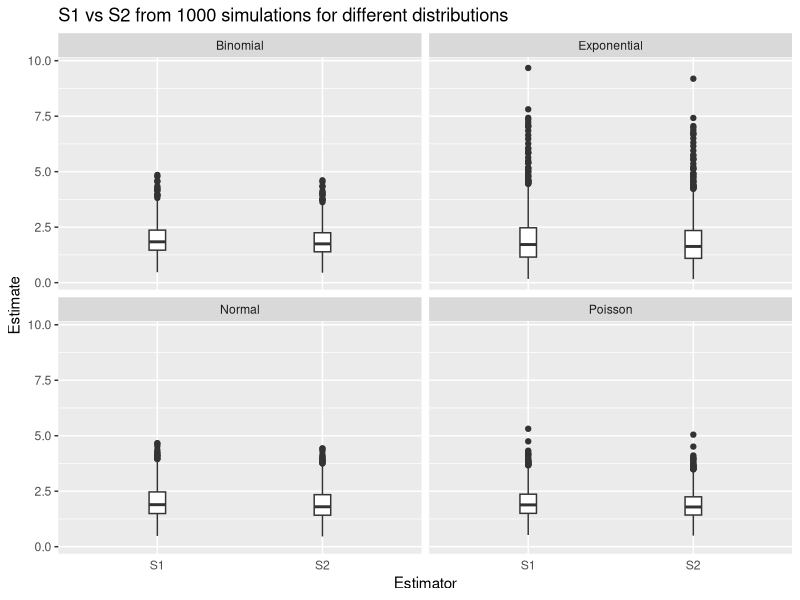
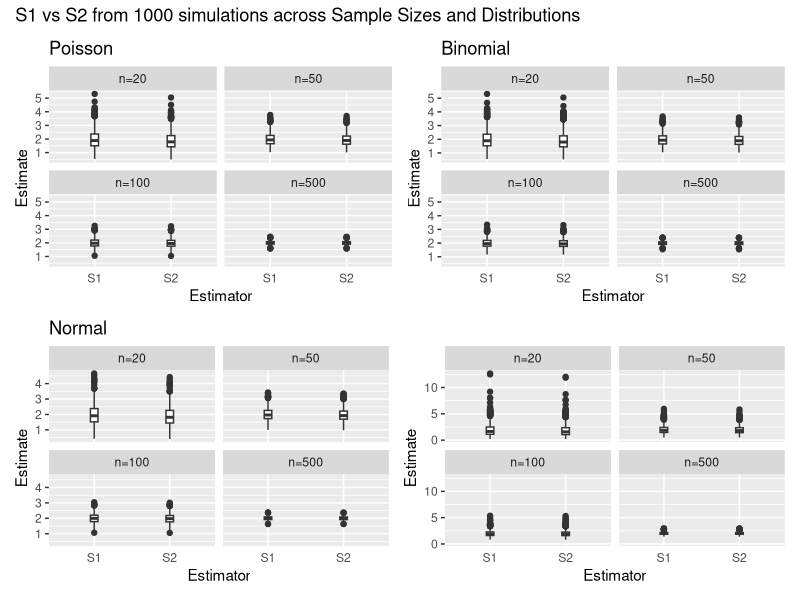
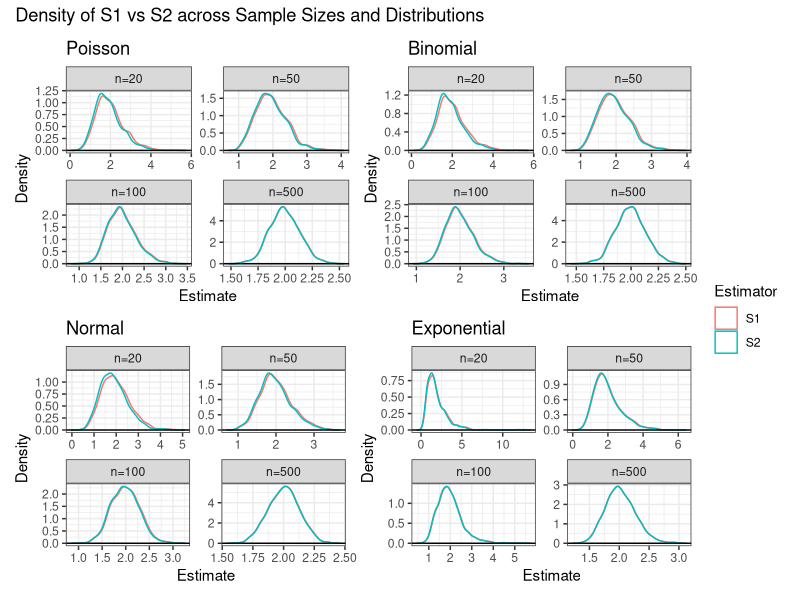
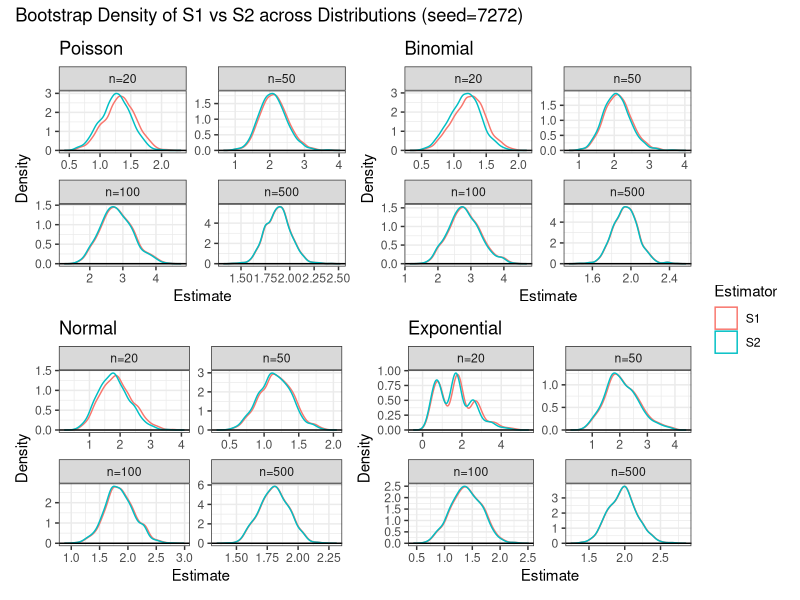
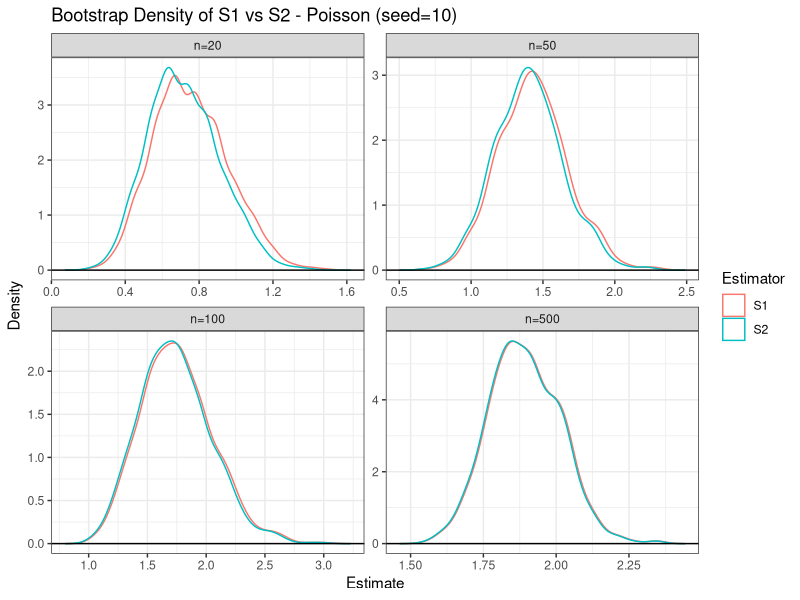
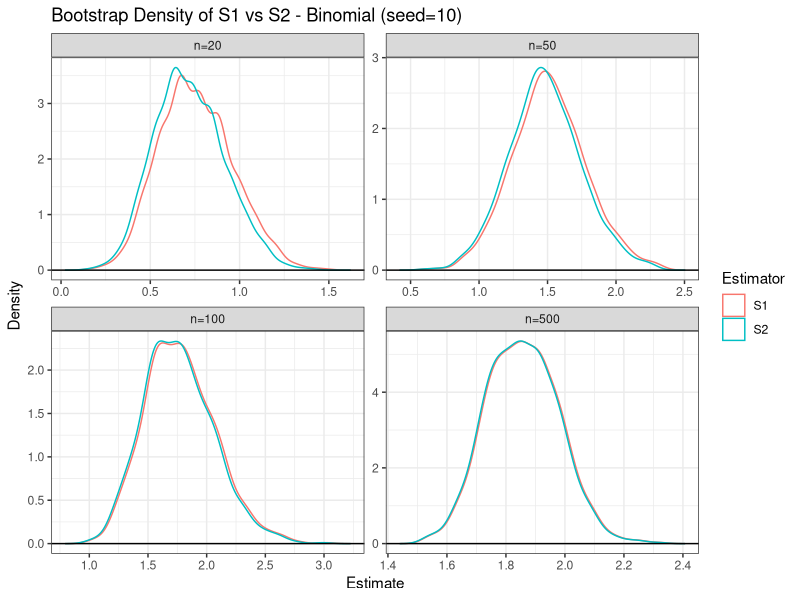
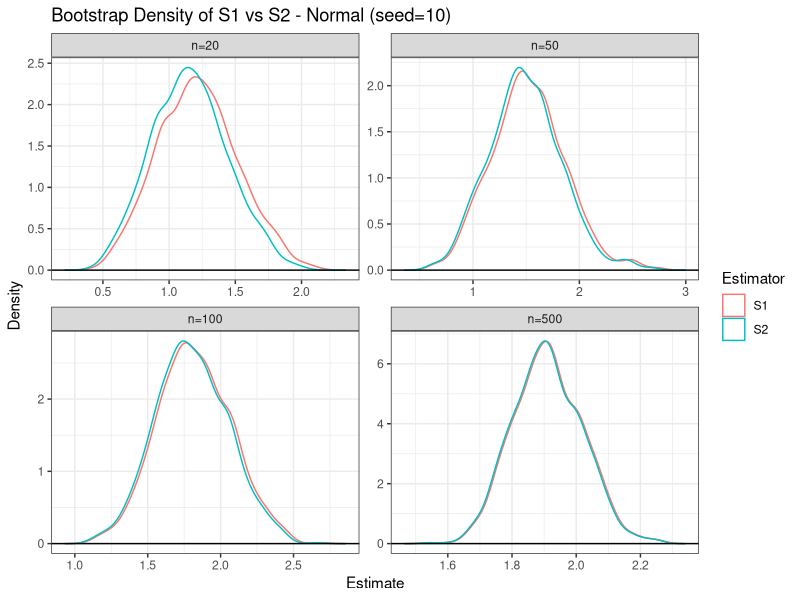
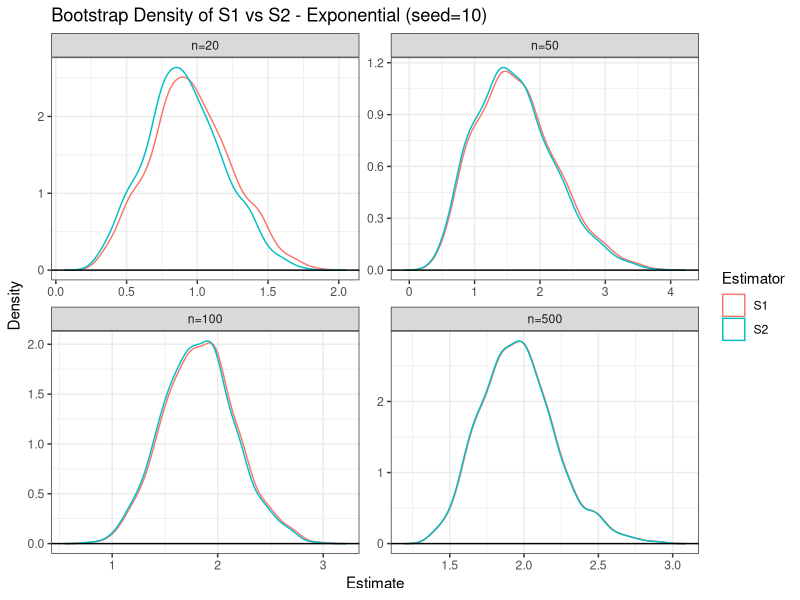

Reproduce these figures in R, in order.
## ---- chunk 1
#| echo: false

default_chunk_hook  <- knitr::knit_hooks$get("chunk")

latex_font_size <- c("Huge", "huge", "LARGE", "Large", 
                     "large", "normalsize", "small", 
                     "footnotesize", "scriptsize", "tiny")

knitr::knit_hooks$set(chunk = function(x, options) {
  x <- default_chunk_hook(x, options)
  if(options$size %in% latex_font_size) {
    paste0("\n \\", options$size, "\n\n", 
      x, 
      "\n\n \\normalsize"
    )
  } else {
    x
  }
})
## ---- chunk 2
#| label: load-packages
#| include: false
library(tidyverse)
library(patchwork)
## ---- chunk 3
set.seed(7272)

n.sims <- 1000
# sample size is 20
n <- 20

# Poisson
S1_pois <- rep(NA, n.sims)
S2_pois <- rep(NA, n.sims)

for(i in 1:n.sims){
  curr.sample <- rpois(n=n, lambda = 2)
  x_bar = mean(curr.sample)
  # don't need for (i in 1:n){Xi <- curr.sample[i] S1[i] <- (1/(n - 1)) * sum((Xi - x_bar)^2) S2[i] <- 1/n * sum((Xi - x_bar)^2)}, because it's vectorized.
  S1_pois[i] <- sum((curr.sample - x_bar)^2) / (n - 1)
  S2_pois[i] <- sum((curr.sample - x_bar)^2) / n
  }

# Binomial
p <- (5-sqrt(21))/10

S1_binom <- rep(NA, n.sims)
S2_binom <- rep(NA, n.sims)

for(i in 1:n.sims){
  curr.sample <- rbinom(n = n, size = 50, prob = p)
  x_bar <- mean(curr.sample)
  S1_binom[i] <- sum((curr.sample - x_bar)^2) / (n - 1)
  S2_binom[i] <- sum((curr.sample - x_bar)^2) / n
}

# Normal
S1_norm <- rep(NA, n.sims)
S2_norm <- rep(NA, n.sims)

for(i in 1:n.sims){
  curr.sample <- rnorm(n = n, mean = 0, sd = sqrt(2))
  x_bar <- mean(curr.sample)
  S1_norm[i] <- sum((curr.sample - x_bar)^2) / (n - 1)
  S2_norm[i] <- sum((curr.sample - x_bar)^2) / n
}

# Exponential
S1_exp <- rep(NA, n.sims)
S2_exp <- rep(NA, n.sims)

for(i in 1:n.sims){
  curr.sample <- rexp(n = n, rate = 1/sqrt(2))
  x_bar <- mean(curr.sample)
  S1_exp[i] <- sum((curr.sample - x_bar)^2) / (n - 1)
  S2_exp[i] <- sum((curr.sample - x_bar)^2) / n
}
## ---- chunk 4
raw <- tibble(
  Estimator= rep(c("S1", "S2"), each = 1000, times = 4),
  Distribution= rep(c("Poisson", "Binomial", "Normal", "Exponential"), 
                   each = 2000),
  Estimate=c(S1_pois, S2_pois, S1_binom, S2_binom, 
              S1_norm, S2_norm, S1_exp, S2_exp)
)

ggplot(raw) +
  geom_boxplot(aes(x = Estimator,
                   y= Estimate),
               width = 0.1) +
  ggtitle("S1 vs S2 from 1000 simulations for different distributions") +
  theme(axis.ticks.x = element_blank()) +
  facet_wrap(~ Distribution) 
## ---- chunk 5
# results.S1 <- tibble(
#   Distribution = c("Poisson", "Binomial", "Normal", "Exponential"),
#   Bias = c(
#     mean(S1_pois) - 2,
#     mean(S1_binom) - 2,
#     mean(S1_norm) - 2,
#     mean(S1_exp) - 2
#   ),
#   Variance = c(
#     var(S1_pois),
#     var(S1_binom),
#     var(S1_norm),
#     var(S1_exp)
#   ),
#   Precision = c(
#     1/var(S1_pois),
#     1/var(S1_bin),
#     1/var(S1_norm),
#     1/var(S1_exp)
#   ),
#   MSE = c(
#     (mean(S1_pois) - 2)^2 + var(S1_pois),
#     (mean(S1_bin) - 2)^2 + var(S1_bin),
#     (mean(S1_norm) - 2)^2 + var(S1_norm),
#     (mean(S1_exp) - 2)^2 + var(S1_exp)
#   )
# )

results <- tibble(
  Distribution = rep(c("Poisson", "Binomial", "Normal", "Exponential"), each = 2),
  Estimator = rep(c("S1", "S2"), times = 4),
  Bias = c(
    mean(S1_pois) - 2, mean(S2_pois) - 2,
    mean(S1_binom)  - 2, mean(S2_binom)  - 2,
    mean(S1_norm) - 2, mean(S2_norm) - 2,
    mean(S1_exp)  - 2, mean(S2_exp)  - 2
  ),
  Variance = c(
    var(S1_pois), var(S2_pois),
    var(S1_binom),  var(S2_binom),
    var(S1_norm), var(S2_norm),
    var(S1_exp),  var(S2_exp)
  ),
  Precision = 1 / Variance,
  MSE = Bias^2 + Variance
)
## ---- chunk 6
# ggplot(results, aes(x = Estimator, y = Bias, fill = Estimator)) +
#   geom_col() +
#   facet_wrap(~ Distribution) +
#   labs(title = "Bias")
## ---- chunk 7
#| echo: false
results |> knitr::kable(digits = 2)
## ---- chunk 8
set.seed(7272)

n.sims <- 1000
ss <- c(20, 50, 100, 500)

S1_pois <- list()
S2_pois <- list()

for(n in ss){
  S1 <- rep(NA, n.sims)
  S2 <- rep(NA, n.sims)
  for(i in 1:n.sims){
    curr.sample <- rpois(n = n, lambda = 2)
    x_bar <- mean(curr.sample)
    S1[i] <- sum((curr.sample - x_bar)^2) / (n - 1)
    S2[i] <- sum((curr.sample - x_bar)^2) / n
  }
  # convert number to string to use as a name
  S1_pois[[as.character(n)]] <- S1
  S2_pois[[as.character(n)]] <- S2
}

# raw data 
raw_pois <- tibble(
  Estimator = rep(c("S1", "S2"), each = 1000, times = 4),
  # so that they're in order
  n = factor(rep(c("n=20", "n=50", "n=100", "n=500"), each = 2000),
            levels = c("n=20", "n=50", "n=100", "n=500")),
  Estimate = c(S1_pois[["20"]], S2_pois[["20"]],
              S1_pois[["50"]], S2_pois[["50"]],
              S1_pois[["100"]], S2_pois[["100"]],
              S1_pois[["500"]], S2_pois[["500"]])
)
# summary 
results_pois <- tibble(
  n = rep(c(20, 50, 100, 500), each=2),
  Estimator = rep(c("S1", "S2"), times = 4),
  Bias = c(
    mean(S1_pois[["20"]]) - 2, mean(S2_pois[["20"]]) - 2,
    mean(S1_pois[["50"]]) - 2, mean(S2_pois[["50"]]) - 2,
    mean(S1_pois[["100"]]) - 2, mean(S2_pois[["100"]]) - 2,
    mean(S1_pois[["500"]]) - 2, mean(S2_pois[["500"]]) - 2
  ),
  Variance = c(
    var(S1_pois[["20"]]),  var(S2_pois[["20"]]),
    var(S1_pois[["50"]]),  var(S2_pois[["50"]]),
    var(S1_pois[["100"]]), var(S2_pois[["100"]]),
    var(S1_pois[["500"]]), var(S2_pois[["500"]])
  ),
  Precision = 1 / Variance,
  MSE = Bias^2 + Variance)

# table
results_pois |> knitr::kable(digits = 2)

# plot
p_pois2 = ggplot(raw_pois) +
  geom_boxplot(aes(x = Estimator,
                   y= Estimate),
               width = 0.1) +
  ggtitle("Poisson") +
  theme(axis.ticks.x = element_blank()) +
  facet_wrap(~ n) 

## ---- chunk 9
set.seed(7272)

S1_binom <- list()
S2_binom <- list()

for(n in ss){
  S1 <- rep(NA, n.sims)
  S2 <- rep(NA, n.sims)
  for(i in 1:n.sims){
    curr.sample <- curr.sample <- rbinom(n = n, size = 50, prob = p)
    x_bar <- mean(curr.sample)
    S1[i] <- sum((curr.sample - x_bar)^2) / (n - 1)
    S2[i] <- sum((curr.sample - x_bar)^2) / n
  }
  S1_binom[[as.character(n)]] <- S1
  S2_binom[[as.character(n)]] <- S2
}

# raw data 
raw_binom <- tibble(
  Estimator = rep(c("S1", "S2"), each = 1000, times = 4),
  n = factor(rep(c("n=20", "n=50", "n=100", "n=500"), each = 2000),
            levels = c("n=20", "n=50", "n=100", "n=500")),
  Estimate = c(S1_binom[["20"]], S2_binom[["20"]],
              S1_binom[["50"]], S2_binom[["50"]],
              S1_binom[["100"]], S2_binom[["100"]],
              S1_binom[["500"]], S2_binom[["500"]])
)
# summary 
results_binom <- tibble(
  n = rep(c(20, 50, 100, 500), each=2),
  Estimator = rep(c("S1", "S2"), times = 4),
  Bias = c(
    mean(S1_binom[["20"]]) - 2, mean(S2_binom[["20"]]) - 2,
    mean(S1_binom[["50"]]) - 2, mean(S2_binom[["50"]]) - 2,
    mean(S1_binom[["100"]]) - 2, mean(S2_binom[["100"]]) - 2,
    mean(S1_binom[["500"]]) - 2, mean(S2_binom[["500"]]) - 2
  ),
  Variance = c(
    var(S1_binom[["20"]]),  var(S2_binom[["20"]]),
    var(S1_binom[["50"]]),  var(S2_binom[["50"]]),
    var(S1_binom[["100"]]), var(S2_binom[["100"]]),
    var(S1_binom[["500"]]), var(S2_binom[["500"]])
  ),
  Precision = 1 / Variance,
  MSE = Bias^2 + Variance)

# table
results_binom |> knitr::kable(digits = 2)

# plot
p_binom2 = ggplot(raw_binom) +
  geom_boxplot(aes(x = Estimator,
                   y= Estimate),
               width = 0.1) +
  ggtitle("Binomial") +
  theme(axis.ticks.x = element_blank()) +
  facet_wrap(~ n) 
## ---- chunk 10
set.seed(7272)

S1_norm <- list()
S2_norm <- list()

for(n in ss){
  S1 <- rep(NA, n.sims)
  S2 <- rep(NA, n.sims)
  for(i in 1:n.sims){
    curr.sample <- rnorm(n = n, mean = 0, sd = sqrt(2))
    x_bar <- mean(curr.sample)
    S1[i] <- sum((curr.sample - x_bar)^2) / (n - 1)
    S2[i] <- sum((curr.sample - x_bar)^2) / n
  }
  S1_norm[[as.character(n)]] <- S1
  S2_norm[[as.character(n)]] <- S2
}

# raw data 
raw_norm <- tibble(
  Estimator = rep(c("S1", "S2"), each = 1000, times = 4),
  n = factor(rep(c("n=20", "n=50", "n=100", "n=500"), each = 2000),
            levels = c("n=20", "n=50", "n=100", "n=500")),
  Estimate = c(S1_norm[["20"]], S2_norm[["20"]],
              S1_norm[["50"]], S2_norm[["50"]],
              S1_norm[["100"]], S2_norm[["100"]],
              S1_norm[["500"]], S2_norm[["500"]])
)
# summary 
results_norm <- tibble(
  n = rep(c(20, 50, 100, 500), each=2),
  Estimator = rep(c("S1", "S2"), times = 4),
  Bias = c(
    mean(S1_norm[["20"]]) - 2, mean(S2_norm[["20"]]) - 2,
    mean(S1_norm[["50"]]) - 2, mean(S2_norm[["50"]]) - 2,
    mean(S1_norm[["100"]]) - 2, mean(S2_norm[["100"]]) - 2,
    mean(S1_norm[["500"]]) - 2, mean(S2_norm[["500"]]) - 2
  ),
  Variance = c(
    var(S1_norm[["20"]]),  var(S2_norm[["20"]]),
    var(S1_norm[["50"]]),  var(S2_norm[["50"]]),
    var(S1_norm[["100"]]), var(S2_norm[["100"]]),
    var(S1_norm[["500"]]), var(S2_norm[["500"]])
  ),
  Precision = 1 / Variance,
  MSE = Bias^2 + Variance)

# table
results_norm |> knitr::kable(digits = 2)

# plot
p_norm2 = ggplot(raw_norm) +
  geom_boxplot(aes(x = Estimator,
                   y= Estimate),
               width = 0.1) +
  ggtitle("Normal") +
  theme(axis.ticks.x = element_blank()) +
  facet_wrap(~ n) 
## ---- chunk 11
set.seed(7272)

S1_exp <- list()
S2_exp <- list()

for(n in ss){
  S1 <- rep(NA, n.sims)
  S2 <- rep(NA, n.sims)
  for(i in 1:n.sims){
    curr.sample <- rexp(n = n, rate = 1/sqrt(2))
    x_bar <- mean(curr.sample)
    S1[i] <- sum((curr.sample - x_bar)^2) / (n - 1)
    S2[i] <- sum((curr.sample - x_bar)^2) / n
  }
  S1_exp[[as.character(n)]] <- S1
  S2_exp[[as.character(n)]] <- S2
}

# raw data 
raw_exp <- tibble(
  Estimator = rep(c("S1", "S2"), each = 1000, times = 4),
  n = factor(rep(c("n=20", "n=50", "n=100", "n=500"), each = 2000),
            levels = c("n=20", "n=50", "n=100", "n=500")),
  Estimate = c(S1_exp[["20"]], S2_exp[["20"]],
              S1_exp[["50"]], S2_exp[["50"]],
              S1_exp[["100"]], S2_exp[["100"]],
              S1_exp[["500"]], S2_exp[["500"]])
)
# summary 
results_exp <- tibble(
  n = rep(c(20, 50, 100, 500), each=2),
  Estimator = rep(c("S1", "S2"), times = 4),
  Bias = c(
    mean(S1_exp[["20"]]) - 2, mean(S2_exp[["20"]]) - 2,
    mean(S1_exp[["50"]]) - 2, mean(S2_exp[["50"]]) - 2,
    mean(S1_exp[["100"]]) - 2, mean(S2_exp[["100"]]) - 2,
    mean(S1_exp[["500"]]) - 2, mean(S2_exp[["500"]]) - 2
  ),
  Variance = c(
    var(S1_exp[["20"]]),  var(S2_exp[["20"]]),
    var(S1_exp[["50"]]),  var(S2_exp[["50"]]),
    var(S1_exp[["100"]]), var(S2_exp[["100"]]),
    var(S1_exp[["500"]]), var(S2_exp[["500"]])
  ),
  Precision = 1 / Variance,
  MSE = Bias^2 + Variance)

# table
results_exp |> knitr::kable(digits = 2)

# plot
p_exp2 = ggplot(raw_exp) +
  geom_boxplot(aes(x = Estimator,
                   y= Estimate),
               width = 0.1) +
  ggtitle("") +
  theme(axis.ticks.x = element_blank()) +
  facet_wrap(~ n) 
## ---- chunk 12
#| fig.width: 10
#| fig.height: 8
#| out.width: "100%"

(p_pois2 + p_binom2) / (p_norm2 + p_exp2) +
  plot_annotation(title = "S1 vs S2 from 1000 simulations across Sample Sizes and Distributions") +
  plot_layout(guides = "collect")
## ---- chunk 13
# n20.s1 <- tibble(
#   Poisson = raw_pois[raw_pois[raw_pois$n == "n=20" & raw_pois$Estimator == "S1"]],
#   Binomial = raw_binom[raw_binom[raw_binom$n == "n=20" & raw_binom$Estimator == "S1"]],
# )

set.seed(7272)
library(ggridges)

# raw_all <- bind_rows(
#   raw_pois |> mutate(Distribution = "Poisson"),
#   raw_binom |> mutate(Distribution = "Binomial"),
#   raw_norm |> mutate(Distribution = "Normal"),
#   raw_exp |> mutate(Distribution = "Exponential")
# )

# # S1
# raw_all |>
#   filter(Estimator == "S1") |>
#   ggplot(aes(x=Estimate, color = Distribution)) +
#   geom_density() +
#   facet_wrap(~ n) +
#   xlab("Estimate") +
#   ylab("Density") +
#   ggtitle("Sampling Distribution of S1 across sample sizes and distributions")

# poisson
# raw_pois |>
#       filter(Estimator == "S1") |>
#       ggplot(aes(x=Estimate, color = n)) +
#       geom_density() +
#       xlab("S1") +
#       ylab("Density") +
#       ggtitle("Poisson")

# poisson

p_pois1 = ggplot(raw_pois) +
  geom_density_ridges(aes(x = Estimate, y=0, color=`Estimator`), fill=NA) +
  geom_hline(yintercept = 0) +
  ggtitle("Poisson") +
  # lets each facet panel have its own x and y axes instead of forcing them to share the same range
  facet_wrap(~ n, scales = "free") +
  ylab("Density") +
  theme_bw()
  
# binomial
p_binom1 = ggplot(raw_binom) +
  geom_density_ridges(aes(x = Estimate, y=0, color=`Estimator`), fill=NA) +
  geom_hline(yintercept = 0) +
  ggtitle("Binomial") +
  facet_wrap(~ n, scales = "free") +
  ylab("Density") +
  theme_bw()

# normal
p_norm1 = ggplot(raw_norm) +
  geom_density_ridges(aes(x = Estimate, y=0, color=`Estimator`), fill=NA) +
  geom_hline(yintercept = 0) +
  ggtitle("Normal") +
  facet_wrap(~ n, scales = "free") +
  ylab("Density") +
  theme_bw()

# Exponential
p_exp1 = ggplot(raw_exp) +
  geom_density_ridges(aes(x = Estimate, y=0, color=`Estimator`), fill=NA) +
  geom_hline(yintercept = 0) +
  ggtitle("Exponential") +
  facet_wrap(~ n, scales = "free") +
  ylab("Density") +
  theme_bw()
## ---- chunk 14
#| fig.width: 10
#| fig.height: 8
#| out.width: "100%"

(p_pois1 + p_binom1) / (p_norm1 + p_exp1) +
  plot_annotation(title = "Density of S1 vs S2 across Sample Sizes and Distributions") +
  plot_layout(guides = "collect")
## ---- chunk 15
set.seed(7272)

# poisson
one_pois <- list()
S1_pois_b <- list()
S2_pois_b <- list()
S1 <- rep(NA, n.sims)
S2 <- rep(NA, n.sims)

for(n in ss){
  # take 1 random sample of different sizes
  one_pois[[as.character(n)]] <- rpois(n = n, lambda = 2)
  for(i in 1:n.sims){
    curr.sample <- sample(one_pois[[as.character(n)]], size = n, replace = TRUE)
    x_bar <- mean(curr.sample)
    S1[i] <- sum((curr.sample - x_bar)^2) / (n - 1)
    S2[i] <- sum((curr.sample - x_bar)^2) / n
  }
  S1_pois_b[[as.character(n)]] <- S1
  S2_pois_b[[as.character(n)]] <- S2
}

raw_b_pois <- tibble(
  Estimator = rep(c("S1", "S2"), each = 1000, times = 4),
  n = factor(rep(c("n=20", "n=50", "n=100", "n=500"), each = 2000),
             levels = c("n=20", "n=50", "n=100", "n=500")),
  Estimate = c(S1_pois_b[["20"]], S2_pois_b[["20"]],
               S1_pois_b[["50"]], S2_pois_b[["50"]],
               S1_pois_b[["100"]], S2_pois_b[["100"]],
               S1_pois_b[["500"]], S2_pois_b[["500"]])
)

p_pois = ggplot(raw_b_pois) +
  geom_density_ridges(aes(x = Estimate, y = 0, color = Estimator), fill = NA) +
  geom_hline(yintercept = 0) +
  ggtitle("Poisson") +
  facet_wrap(~ n, scales = "free") +
  ylab("Density") + 
  theme_bw()
## ---- chunk 16
set.seed(7272)

one_binom <- list()
S1_binom_b <- list()
S2_binom_b <- list()
S1 <- rep(NA, n.sims)
S2 <- rep(NA, n.sims)

for(n in ss){
  one_binom[[as.character(n)]] <- rbinom(n = n, size = 50, prob = p)
  for(i in 1:n.sims){
    curr.sample <- sample(one_binom[[as.character(n)]], size = n, replace = TRUE)
    x_bar <- mean(curr.sample)
    S1[i] <- sum((curr.sample - x_bar)^2) / (n - 1)
    S2[i] <- sum((curr.sample - x_bar)^2) / n
  }
  S1_binom_b[[as.character(n)]] <- S1
  S2_binom_b[[as.character(n)]] <- S2
}

raw_b_binom <- tibble(
  Estimator = rep(c("S1", "S2"), each = 1000, times = 4),
  n = factor(rep(c("n=20", "n=50", "n=100", "n=500"), each = 2000),
             levels = c("n=20", "n=50", "n=100", "n=500")),
  Estimate = c(S1_binom_b[["20"]], S2_binom_b[["20"]],
               S1_binom_b[["50"]], S2_binom_b[["50"]],
               S1_binom_b[["100"]], S2_binom_b[["100"]],
               S1_binom_b[["500"]], S2_binom_b[["500"]])
)

p_binom = ggplot(raw_b_binom) +
  geom_density_ridges(aes(x = Estimate, y = 0, color = Estimator), fill = NA) +
  geom_hline(yintercept = 0) +
  ggtitle("Binomial") +
  facet_wrap(~ n, scales = "free") +
  ylab("Density") + 
  theme_bw()
## ---- chunk 17
set.seed(7272)

one_norm <- list()
S1_norm_b <- list()
S2_norm_b <- list()
S1 <- rep(NA, n.sims)
S2 <- rep(NA, n.sims)

for(n in ss){
  one_norm[[as.character(n)]] <- rnorm(n = n, mean = 0, sd = sqrt(2))
  for(i in 1:n.sims){
    curr.sample <- sample(one_norm[[as.character(n)]], size = n, replace = TRUE)
    x_bar <- mean(curr.sample)
    S1[i] <- sum((curr.sample - x_bar)^2) / (n - 1)
    S2[i] <- sum((curr.sample - x_bar)^2) / n
  }
  S1_norm_b[[as.character(n)]] <- S1
  S2_norm_b[[as.character(n)]] <- S2
}

raw_b_norm <- tibble(
  Estimator = rep(c("S1", "S2"), each = 1000, times = 4),
  n = factor(rep(c("n=20", "n=50", "n=100", "n=500"), each = 2000),
             levels = c("n=20", "n=50", "n=100", "n=500")),
  Estimate = c(S1_norm_b[["20"]], S2_norm_b[["20"]],
               S1_norm_b[["50"]], S2_norm_b[["50"]],
               S1_norm_b[["100"]], S2_norm_b[["100"]],
               S1_norm_b[["500"]], S2_norm_b[["500"]])
)

p_norm = ggplot(raw_b_norm) +
  geom_density_ridges(aes(x = Estimate, y = 0, color = Estimator), fill = NA) +
  geom_hline(yintercept = 0) +
  ggtitle("Normal") +
  facet_wrap(~ n, scales = "free") +
  ylab("Density") + 
  theme_bw()
## ---- chunk 18
set.seed(7272)

one_exp <- list()
S1_exp_b <- list()
S2_exp_b <- list()
S1 <- rep(NA, n.sims)
S2 <- rep(NA, n.sims)

for(n in ss){
  one_exp[[as.character(n)]] <- rexp(n = n, rate = 1/sqrt(2))
  for(i in 1:n.sims){
    curr.sample <- sample(one_exp[[as.character(n)]], size = n, replace = TRUE)
    x_bar <- mean(curr.sample)
    S1[i] <- sum((curr.sample - x_bar)^2) / (n - 1)
    S2[i] <- sum((curr.sample - x_bar)^2) / n
  }
  S1_exp_b[[as.character(n)]] <- S1
  S2_exp_b[[as.character(n)]] <- S2
}

raw_b_exp <- tibble(
  Estimator = rep(c("S1", "S2"), each = 1000, times = 4),
  n = factor(rep(c("n=20", "n=50", "n=100", "n=500"), each = 2000),
             levels = c("n=20", "n=50", "n=100", "n=500")),
  Estimate = c(S1_exp_b[["20"]], S2_exp_b[["20"]],
               S1_exp_b[["50"]], S2_exp_b[["50"]],
               S1_exp_b[["100"]], S2_exp_b[["100"]],
               S1_exp_b[["500"]], S2_exp_b[["500"]])
)

p_exp = ggplot(raw_b_exp) +
  geom_density_ridges(aes(x = Estimate, y = 0, color = Estimator), fill = NA) +
  geom_hline(yintercept = 0) +
  ggtitle("Exponential") +
  facet_wrap(~ n, scales = "free") +
  ylab("Density") + 
  theme_bw()

## ---- chunk 19
#| fig.width: 10
#| fig.height: 8
#| out.width: "100%"

(p_pois + p_binom) / (p_norm + p_exp) +
  plot_annotation(title = "Bootstrap Density of S1 vs S2 across Distributions (seed=7272)") +
  plot_layout(guides = "collect")
## ---- chunk 20
set.seed(10)

# poisson
one_pois <- list()
S1_pois_b <- list()
S2_pois_b <- list()
S1 <- rep(NA, n.sims)
S2 <- rep(NA, n.sims)

for(n in ss){
  # take 1 random sample of different sizes
  one_pois[[as.character(n)]] <- rpois(n = n, lambda = 2)
  for(i in 1:n.sims){
    curr.sample <- sample(one_pois[[as.character(n)]], size = n, replace = TRUE)
    x_bar <- mean(curr.sample)
    S1[i] <- sum((curr.sample - x_bar)^2) / (n - 1)
    S2[i] <- sum((curr.sample - x_bar)^2) / n
  }
  S1_pois_b[[as.character(n)]] <- S1
  S2_pois_b[[as.character(n)]] <- S2
}

raw_b_pois <- tibble(
  Estimator = rep(c("S1", "S2"), each = 1000, times = 4),
  n = factor(rep(c("n=20", "n=50", "n=100", "n=500"), each = 2000),
             levels = c("n=20", "n=50", "n=100", "n=500")),
  Estimate = c(S1_pois_b[["20"]], S2_pois_b[["20"]],
               S1_pois_b[["50"]], S2_pois_b[["50"]],
               S1_pois_b[["100"]], S2_pois_b[["100"]],
               S1_pois_b[["500"]], S2_pois_b[["500"]])
)

ggplot(raw_b_pois) +
  geom_density_ridges(aes(x = Estimate, y = 0, color = Estimator), fill = NA) +
  geom_hline(yintercept = 0) +
  ggtitle("Bootstrap Density of S1 vs S2 - Poisson (seed=10)") +
  facet_wrap(~ n, scales = "free") +
  ylab("Density") + 
  theme_bw()
## ---- chunk 21
set.seed(10)

one_binom <- list()
S1_binom_b <- list()
S2_binom_b <- list()
S1 <- rep(NA, n.sims)
S2 <- rep(NA, n.sims)

for(n in ss){
  one_binom[[as.character(n)]] <- rbinom(n = n, size = 50, prob = p)
  for(i in 1:n.sims){
    curr.sample <- sample(one_binom[[as.character(n)]], size = n, replace = TRUE)
    x_bar <- mean(curr.sample)
    S1[i] <- sum((curr.sample - x_bar)^2) / (n - 1)
    S2[i] <- sum((curr.sample - x_bar)^2) / n
  }
  S1_binom_b[[as.character(n)]] <- S1
  S2_binom_b[[as.character(n)]] <- S2
}

raw_b_binom <- tibble(
  Estimator = rep(c("S1", "S2"), each = 1000, times = 4),
  n = factor(rep(c("n=20", "n=50", "n=100", "n=500"), each = 2000),
             levels = c("n=20", "n=50", "n=100", "n=500")),
  Estimate = c(S1_binom_b[["20"]], S2_binom_b[["20"]],
               S1_binom_b[["50"]], S2_binom_b[["50"]],
               S1_binom_b[["100"]], S2_binom_b[["100"]],
               S1_binom_b[["500"]], S2_binom_b[["500"]])
)

ggplot(raw_b_binom) +
  geom_density_ridges(aes(x = Estimate, y = 0, color = Estimator), fill = NA) +
  geom_hline(yintercept = 0) +
  ggtitle("Bootstrap Density of S1 vs S2 - Binomial (seed=10)") +
  facet_wrap(~ n, scales = "free") +
  ylab("Density") + 
  theme_bw()
## ---- chunk 22
set.seed(10)

one_norm <- list()
S1_norm_b <- list()
S2_norm_b <- list()
S1 <- rep(NA, n.sims)
S2 <- rep(NA, n.sims)

for(n in ss){
  one_norm[[as.character(n)]] <- rnorm(n = n, mean = 0, sd = sqrt(2))
  for(i in 1:n.sims){
    curr.sample <- sample(one_norm[[as.character(n)]], size = n, replace = TRUE)
    x_bar <- mean(curr.sample)
    S1[i] <- sum((curr.sample - x_bar)^2) / (n - 1)
    S2[i] <- sum((curr.sample - x_bar)^2) / n
  }
  S1_norm_b[[as.character(n)]] <- S1
  S2_norm_b[[as.character(n)]] <- S2
}

raw_b_norm <- tibble(
  Estimator = rep(c("S1", "S2"), each = 1000, times = 4),
  n = factor(rep(c("n=20", "n=50", "n=100", "n=500"), each = 2000),
             levels = c("n=20", "n=50", "n=100", "n=500")),
  Estimate = c(S1_norm_b[["20"]], S2_norm_b[["20"]],
               S1_norm_b[["50"]], S2_norm_b[["50"]],
               S1_norm_b[["100"]], S2_norm_b[["100"]],
               S1_norm_b[["500"]], S2_norm_b[["500"]])
)

ggplot(raw_b_norm) +
  geom_density_ridges(aes(x = Estimate, y = 0, color = Estimator), fill = NA) +
  geom_hline(yintercept = 0) +
  ggtitle("Bootstrap Density of S1 vs S2 - Normal (seed=10)") +
  facet_wrap(~ n, scales = "free") +
  ylab("Density") + 
  theme_bw()
## ---- chunk 23
set.seed(10)

one_exp <- list()
S1_exp_b <- list()
S2_exp_b <- list()
S1 <- rep(NA, n.sims)
S2 <- rep(NA, n.sims)

for(n in ss){
  one_exp[[as.character(n)]] <- rexp(n = n, rate = 1/sqrt(2))
  for(i in 1:n.sims){
    curr.sample <- sample(one_exp[[as.character(n)]], size = n, replace = TRUE)
    x_bar <- mean(curr.sample)
    S1[i] <- sum((curr.sample - x_bar)^2) / (n - 1)
    S2[i] <- sum((curr.sample - x_bar)^2) / n
  }
  S1_exp_b[[as.character(n)]] <- S1
  S2_exp_b[[as.character(n)]] <- S2
}

raw_b_exp <- tibble(
  Estimator = rep(c("S1", "S2"), each = 1000, times = 4),
  n = factor(rep(c("n=20", "n=50", "n=100", "n=500"), each = 2000),
             levels = c("n=20", "n=50", "n=100", "n=500")),
  Estimate = c(S1_exp_b[["20"]], S2_exp_b[["20"]],
               S1_exp_b[["50"]], S2_exp_b[["50"]],
               S1_exp_b[["100"]], S2_exp_b[["100"]],
               S1_exp_b[["500"]], S2_exp_b[["500"]])
)

ggplot(raw_b_exp) +
  geom_density_ridges(aes(x = Estimate, y = 0, color = Estimator), fill = NA) +
  geom_hline(yintercept = 0) +
  ggtitle("Bootstrap Density of S1 vs S2 - Exponential (seed=10)") +
  facet_wrap(~ n, scales = "free") +
  ylab("Density") + 
  theme_bw()

## ---- chunk 24
set.seed(99999)

# poisson
one_pois <- list()
S1_pois_b <- list()
S2_pois_b <- list()
S1 <- rep(NA, n.sims)
S2 <- rep(NA, n.sims)

for(n in ss){
  # take 1 random sample of different sizes
  one_pois[[as.character(n)]] <- rpois(n = n, lambda = 2)
  for(i in 1:n.sims){
    curr.sample <- sample(one_pois[[as.character(n)]], size = n, replace = TRUE)
    x_bar <- mean(curr.sample)
    S1[i] <- sum((curr.sample - x_bar)^2) / (n - 1)
    S2[i] <- sum((curr.sample - x_bar)^2) / n
  }
  S1_pois_b[[as.character(n)]] <- S1
  S2_pois_b[[as.character(n)]] <- S2
}

raw_b_pois <- tibble(
  Estimator = rep(c("S1", "S2"), each = 1000, times = 4),
  n = factor(rep(c("n=20", "n=50", "n=100", "n=500"), each = 2000),
             levels = c("n=20", "n=50", "n=100", "n=500")),
  Estimate = c(S1_pois_b[["20"]], S2_pois_b[["20"]],
               S1_pois_b[["50"]], S2_pois_b[["50"]],
               S1_pois_b[["100"]], S2_pois_b[["100"]],
               S1_pois_b[["500"]], S2_pois_b[["500"]])
)

ggplot(raw_b_pois) +
  geom_density_ridges(aes(x = Estimate, y = 0, color = Estimator), fill = NA) +
  geom_hline(yintercept = 0) +
  ggtitle("Bootstrap Density of S1 vs S2 - Poisson (seed=9999)") +
  facet_wrap(~ n, scales = "free") +
  ylab("Density") + 
  theme_bw()
## ---- chunk 25
set.seed(99999)

one_binom <- list()
S1_binom_b <- list()
S2_binom_b <- list()
S1 <- rep(NA, n.sims)
S2 <- rep(NA, n.sims)

for(n in ss){
  one_binom[[as.character(n)]] <- rbinom(n = n, size = 50, prob = p)
  for(i in 1:n.sims){
    curr.sample <- sample(one_binom[[as.character(n)]], size = n, replace = TRUE)
    x_bar <- mean(curr.sample)
    S1[i] <- sum((curr.sample - x_bar)^2) / (n - 1)
    S2[i] <- sum((curr.sample - x_bar)^2) / n
  }
  S1_binom_b[[as.character(n)]] <- S1
  S2_binom_b[[as.character(n)]] <- S2
}

raw_b_binom <- tibble(
  Estimator = rep(c("S1", "S2"), each = 1000, times = 4),
  n = factor(rep(c("n=20", "n=50", "n=100", "n=500"), each = 2000),
             levels = c("n=20", "n=50", "n=100", "n=500")),
  Estimate = c(S1_binom_b[["20"]], S2_binom_b[["20"]],
               S1_binom_b[["50"]], S2_binom_b[["50"]],
               S1_binom_b[["100"]], S2_binom_b[["100"]],
               S1_binom_b[["500"]], S2_binom_b[["500"]])
)

ggplot(raw_b_binom) +
  geom_density_ridges(aes(x = Estimate, y = 0, color = Estimator), fill = NA) +
  geom_hline(yintercept = 0) +
  ggtitle("Bootstrap Density of S1 vs S2 - Binomial (seed=9999)") +
  facet_wrap(~ n, scales = "free") +
  ylab("Density") + 
  theme_bw()
## ---- chunk 26
set.seed(99999)

one_norm <- list()
S1_norm_b <- list()
S2_norm_b <- list()
S1 <- rep(NA, n.sims)
S2 <- rep(NA, n.sims)

for(n in ss){
  one_norm[[as.character(n)]] <- rnorm(n = n, mean = 0, sd = sqrt(2))
  for(i in 1:n.sims){
    curr.sample <- sample(one_norm[[as.character(n)]], size = n, replace = TRUE)
    x_bar <- mean(curr.sample)
    S1[i] <- sum((curr.sample - x_bar)^2) / (n - 1)
    S2[i] <- sum((curr.sample - x_bar)^2) / n
  }
  S1_norm_b[[as.character(n)]] <- S1
  S2_norm_b[[as.character(n)]] <- S2
}

raw_b_norm <- tibble(
  Estimator = rep(c("S1", "S2"), each = 1000, times = 4),
  n = factor(rep(c("n=20", "n=50", "n=100", "n=500"), each = 2000),
             levels = c("n=20", "n=50", "n=100", "n=500")),
  Estimate = c(S1_norm_b[["20"]], S2_norm_b[["20"]],
               S1_norm_b[["50"]], S2_norm_b[["50"]],
               S1_norm_b[["100"]], S2_norm_b[["100"]],
               S1_norm_b[["500"]], S2_norm_b[["500"]])
)

ggplot(raw_b_norm) +
  geom_density_ridges(aes(x = Estimate, y = 0, color = Estimator), fill = NA) +
  geom_hline(yintercept = 0) +
  ggtitle("Bootstrap Density of S1 vs S2 - Normal (seed=9999)") +
  facet_wrap(~ n, scales = "free") +
  ylab("Density") + 
  theme_bw()
## ---- chunk 27
set.seed(99999)

one_exp <- list()
S1_exp_b <- list()
S2_exp_b <- list()
S1 <- rep(NA, n.sims)
S2 <- rep(NA, n.sims)

for(n in ss){
  one_exp[[as.character(n)]] <- rexp(n = n, rate = 1/sqrt(2))
  for(i in 1:n.sims){
    curr.sample <- sample(one_exp[[as.character(n)]], size = n, replace = TRUE)
    x_bar <- mean(curr.sample)
    S1[i] <- sum((curr.sample - x_bar)^2) / (n - 1)
    S2[i] <- sum((curr.sample - x_bar)^2) / n
  }
  S1_exp_b[[as.character(n)]] <- S1
  S2_exp_b[[as.character(n)]] <- S2
}

raw_b_exp <- tibble(
  Estimator = rep(c("S1", "S2"), each = 1000, times = 4),
  n = factor(rep(c("n=20", "n=50", "n=100", "n=500"), each = 2000),
             levels = c("n=20", "n=50", "n=100", "n=500")),
  Estimate = c(S1_exp_b[["20"]], S2_exp_b[["20"]],
               S1_exp_b[["50"]], S2_exp_b[["50"]],
               S1_exp_b[["100"]], S2_exp_b[["100"]],
               S1_exp_b[["500"]], S2_exp_b[["500"]])
)

ggplot(raw_b_exp) +
  geom_density_ridges(aes(x = Estimate, y = 0, color = Estimator), fill = NA) +
  geom_hline(yintercept = 0) +
  ggtitle("Bootstrap Density of S1 vs S2 - Exponential (seed=9999)") +
  facet_wrap(~ n, scales = "free") +
  ylab("Density") + 
  theme_bw()
